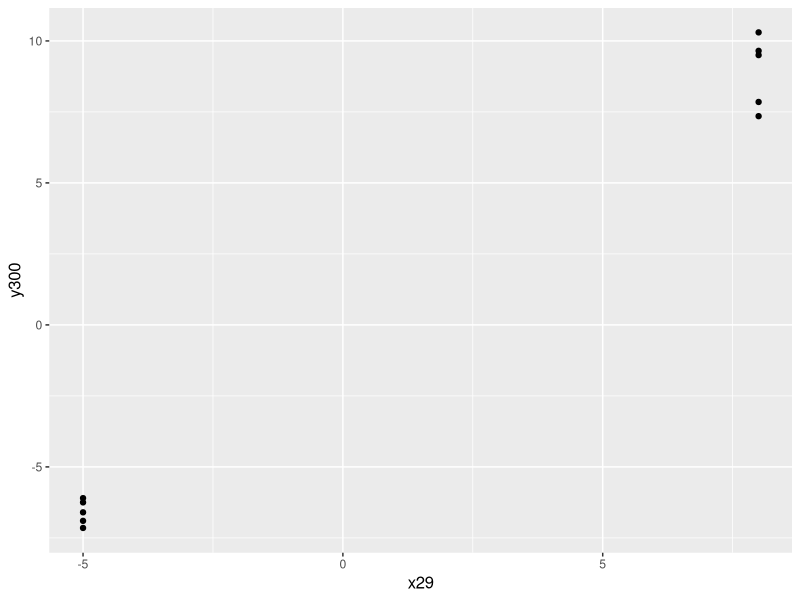
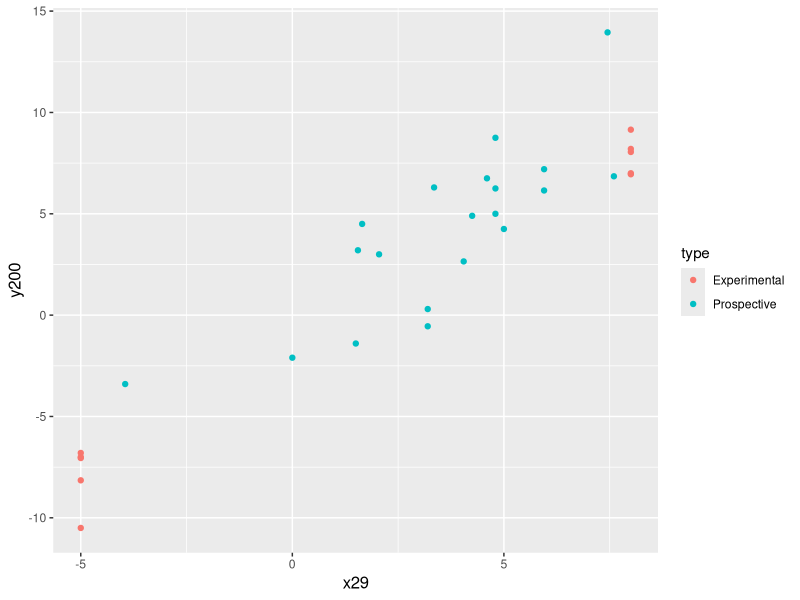
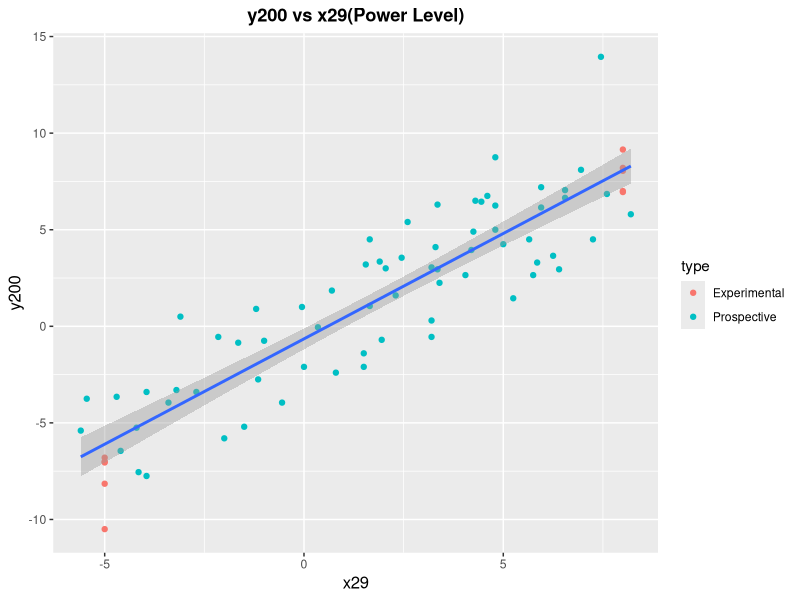

Recreate these plots in R, in order.
library(ggplot2)

# The second longer observation of just the x29 input
investigation.df <- read.delim("x29_prospective2.csv")

# The experimental data
verification.df <- read.delim("x29_verification.csv")

# The data from the individual causes investigation
individual.df <- read.delim("individual_causes.csv")

individual.x29.df <- subset(individual.df, select = c("y200", "x29"))
individual.x29.df$type <- c(rep("Prospective", nrow(individual.df)))

plots.base <- ggplot() + 
  theme(plot.title=element_text(hjust=0.5, face="bold"), 
        axis.title=element_text(size=12))


plots.base + geom_point(aes(x=x29, y=y300), verification.df)

both.df <- rbind(investigation.df[c("y200", "x29")], verification.df[c("y200", "x29")])
both.df$type <- c(rep("Prospective", nrow(investigation.df)), 
                  rep("Experimental", nrow(verification.df)))

plots.base + geom_point(aes(x=x29, y=y200, color=type), both.df)

# df of all data with x29 and y200
all.df <- rbind(both.df,individual.x29.df)
plots.base + geom_point(aes(x=x29, y=y200, color=type), all.df) +
  geom_smooth(aes(x=x29, y=y200), method='lm', formula= y~x, all.df) + 
  ggtitle('y200 vs x29(Power Level)')


